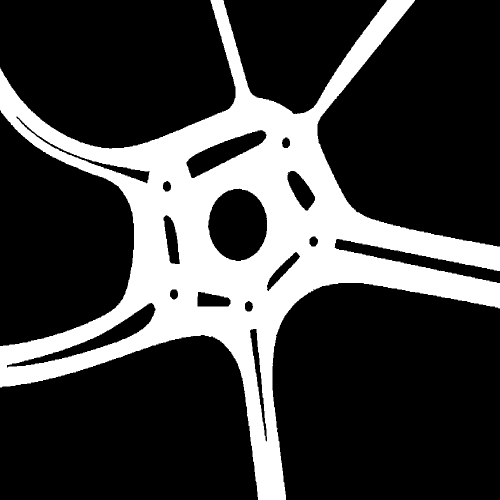
#> input picture assets/imgs/magic_roundabout/magic_roundabout_pre.png, 1000 x 1000 px (shown at 1/2 size)
$ python magic_roundabout.py   (older library calls are emulated)
#> lines starting #> are read from the running program, lines starting #| are printed output that depends on the picture; after the words box and inside, x2 and y2 are one past the last pixel; in counts of white or black regions, pixels touching at a corner belong together
### assets/scripts/create_distance_field.py
#**************************************************************************************/
## Copyright (c) 2023 Aalok Patwardhan (a.patwardhan21@imperial.ac.uk)
## This code is licensed (see LICENSE for details)

# This function takes an image as an input (with obstacles in BLACK and background as WHITE)
# And returns an image which is blurred. The image can then be read by Simulator.cpp as a distance field,
# for use with static obstacle avoidance.

# This can also be run as python3 create_distance_field.py -i path_to_input_obstacle_file.png -o path_to_output.png
#**************************************************************************************/
import numpy as np
import cv2
from PIL import Image
from argparse import ArgumentParser
import os.path
from scipy.ndimage import gaussian_filter

''' Input: img of square dimensions.
    Output: Blurred image for use as a distance field
    Obstacles should be BLACK, background is WHITE '''
def create_distance_field(img, sigma=5):
    if (img.shape[0]!=1000 or img.shape[1]!=1000):
        print("Resizing to 1000 x 1000")
        img = cv2.resize(img, (1000, 1000))

    # Convolve with a Gaussian to effect a blur.
    blur = gaussian_filter(img, sigma)
    blur = cv2.normalize(blur, None, 0, 1.0, cv2.NORM_MINMAX, dtype=cv2.CV_32F)

    distance_field = blur
    return distance_field

# [5 lines left out: function is_valid_file, not called in this run]


# [22 lines that do not run on import are left out]

### assets/scripts/magic_roundabout.py
import cv2
from create_distance_field import *
import numpy as np

im = cv2.imread("../imgs/magic_roundabout/magic_roundabout_pre.png")
#> im is the input picture: shape (1000, 1000, 3); 24.4% white; 1 white region, box (x1, y1, x2, y2) and area: (0, 0, 1000, 1000) 244413
blur = create_distance_field(im, 2)
#> in create_distance_field, `blur = gaussian_filter(img, sigma)`:
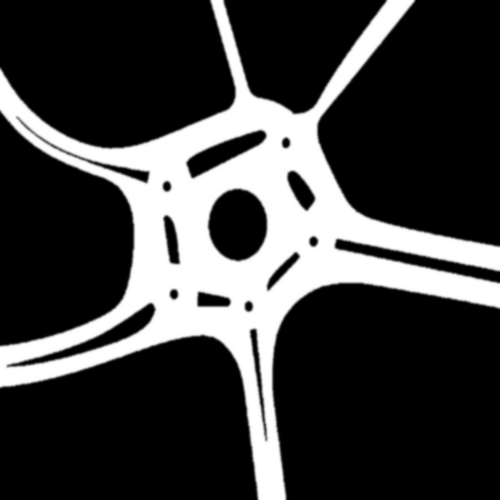
#> blur: shape (1000, 1000, 3) (shown at 1/2 size); min 0, max 255, mean 62.2

print(blur.shape)
#| (1000, 1000, 3)

# Create a copy of the blurred image scaled to 0-255 and 3 channels for drawing
overlay = (blur * 255).astype(np.uint8)
if len(overlay.shape) == 2:
    overlay = cv2.cvtColor(overlay, cv2.COLOR_GRAY2BGR)

# Grid size
grid_size = 1000 // 100
font = cv2.FONT_HERSHEY_SIMPLEX
font_scale = 0.3
thickness = 1
text_color = (0, 0, 255)

# [10 lines of commented-out code are left out]
for i in range(0, 1001, grid_size):
    color = (200, 200, 200) if (i % 50) else (0, 0, 200)
    if i == 500:
        color = (200, 0, 0)
    cv2.line(overlay, (i, 0), (i, 1000), color, 1)
    cv2.line(overlay, (0, i), (1000, i), color, 1)
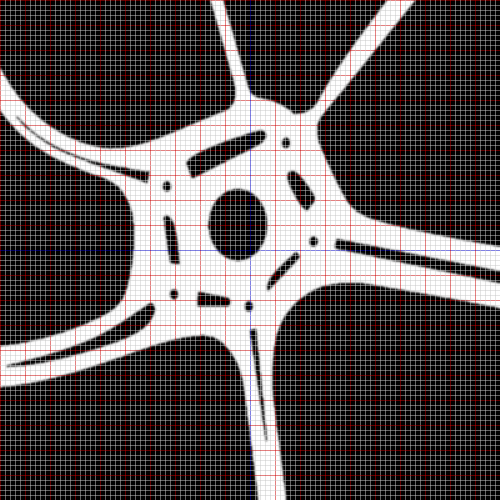
#> overlay: shape (1000, 1000, 3) (shown at 1/2 size); 19% of pixels changed, all inside (x1, y1, x2, y2) = (0, 0, 1000, 1000)

cv2.imwrite('../imgs/magic_roundabout/magic_roundabout.png', (255 * blur).astype(np.uint8))
cv2.imwrite('../imgs/magic_roundabout/magic_roundabout_grid.png', overlay)
# cv2.imshow("Grid Overlay", overlay)
# cv2.waitKey(0)
# cv2.destroyAllWindows()
